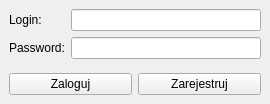
<?xml version="1.0" encoding="UTF-8"?>
<ui version="4.0">
 <class>LoginWindow</class>
 <widget class="QMainWindow" name="LoginWindow">
  <property name="geometry">
   <rect>
    <x>0</x>
    <y>0</y>
    <width>270</width>
    <height>104</height>
   </rect>
  </property>
  <property name="windowTitle">
   <string>Login Window</string>
  </property>
  <widget class="QWidget" name="centralwidget">
   <layout class="QVBoxLayout" name="verticalLayout">
    <item>
     <layout class="QFormLayout" name="formLayout">
      <item row="0" column="0">
       <widget class="QLabel" name="labelLogin">
        <property name="text">
         <string>Login:</string>
        </property>
       </widget>
      </item>
      <item row="0" column="1">
       <widget class="QLineEdit" name="lineEditLogin"/>
      </item>
      <item row="1" column="0">
       <widget class="QLabel" name="labelPassword">
        <property name="text">
         <string>Password:</string>
        </property>
       </widget>
      </item>
      <item row="1" column="1">
       <widget class="QLineEdit" name="lineEditPassword">
        <property name="echoMode">
         <enum>QLineEdit::Password</enum>
        </property>
       </widget>
      </item>
     </layout>
    </item>
    <item>
     <layout class="QHBoxLayout" name="horizontalLayout">
      <item>
       <widget class="QPushButton" name="pushButtonLogin">
        <property name="text">
         <string>Zaloguj</string>
        </property>
       </widget>
      </item>
      <item>
       <widget class="QPushButton" name="pushButtonRegister">
        <property name="text">
         <string>Zarejestruj</string>
        </property>
       </widget>
      </item>
     </layout>
    </item>
   </layout>
  </widget>
 </widget>
 <resources/>
 <connections/>
</ui>
